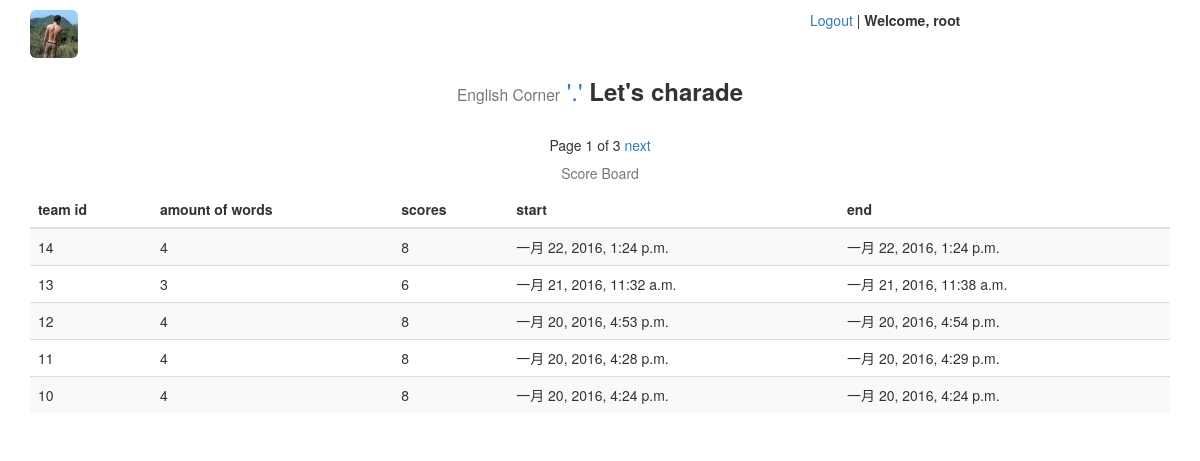
Page /charade/board/ (signed in) on the earlier database version.
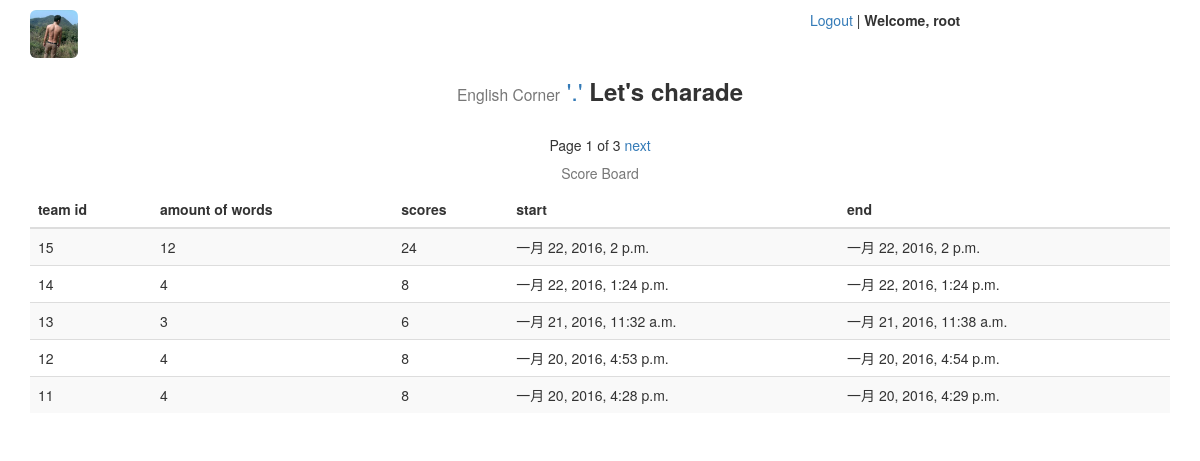
Same page on the later database version.
### charade/models.py (models this page shows, shortened)
@python_2_unicode_compatible
class GameScoreBoard(models.Model):
    amount = models.IntegerField('单词总数', default=0)
    scores = models.IntegerField('总得分', default=0)
    dt_start = models.DateTimeField('开始时间', auto_now_add=True)
    dt_end = models.DateTimeField('结束时间', auto_now=True)

### charade/views.py (the view)
@login_required
def game_board(request):
    game_score_board = GameScoreBoard.objects.order_by('-dt_start')
    paginator = Paginator(game_score_board, 5) # show 5 rows per page
    page = request.GET.get('page')
    try:
        board = paginator.page(page)
    except PageNotAnInteger:
        board = paginator.page(1)
    except EmptyPage:
        board = paginator.page(paginator.num_pages)
    context = {'board': board}
    return render(request, 'charade/board.html', context)

### charade/templates/charade/board.html (shortened to what this page needs)
{% extends 'charade/base.html' %}
{% block content %}
{% if board %}
<div class="row text-center">
    <span>
        Page {{ board.number }} of {{ board.paginator.num_pages }}
    </span>
    {% if board.has_next %}
    <span>
        <a href="?page={{ board.next_page_number }}">next</a>
    </span>
    {% endif %}
</div>
<div class="table-responsive">
    <table class="table table-striped">
        <caption class="text-center">Score Board</caption>
        <thead>
            <tr>
                <th>team id</th>
                <th>amount of words</th>
                <th>scores</th>
                <th>start</th>
                <th>end</th>
            </tr>
        </thead>
        <tbody>
        {% for b in board %}
            <tr>
                <td>{{ b.id }}</a></td>
                <td>{{ b.amount }}</a></td>
                <td>{{ b.scores }}</a></td>
                <td>{{ b.dt_start }}</a></td>
                <td>{{ b.dt_end }}</a></td>
            </tr>
        {% endfor %}
        </tbody>
    </table>
</div>
{% else %}
<div class="row">
    <h1><p class="text-danger text-center">No records available.</p></h1>
</div>
{% endif %}
{% endblock %}

Differences in the rows shown:
no longer on this page (row unchanged): GameScoreBoard: id "10", amount "4", scores "8", dt_start "一月 20, 2016, 4:24 p.m.", dt_end "一月 20, 2016, 4:24 p.m."
added GameScoreBoard: id "15", amount "12", scores "24", dt_start "一月 22, 2016, 2 p.m.", dt_end "一月 22, 2016, 2 p.m."
